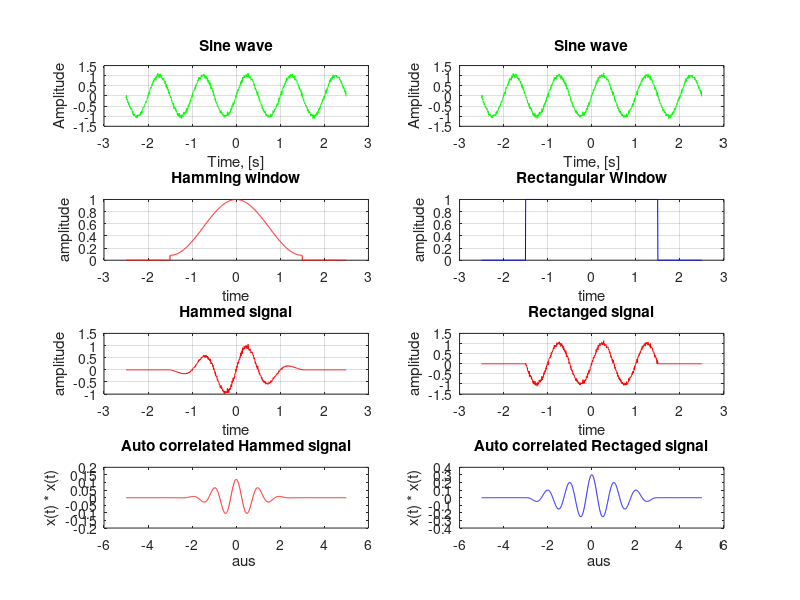
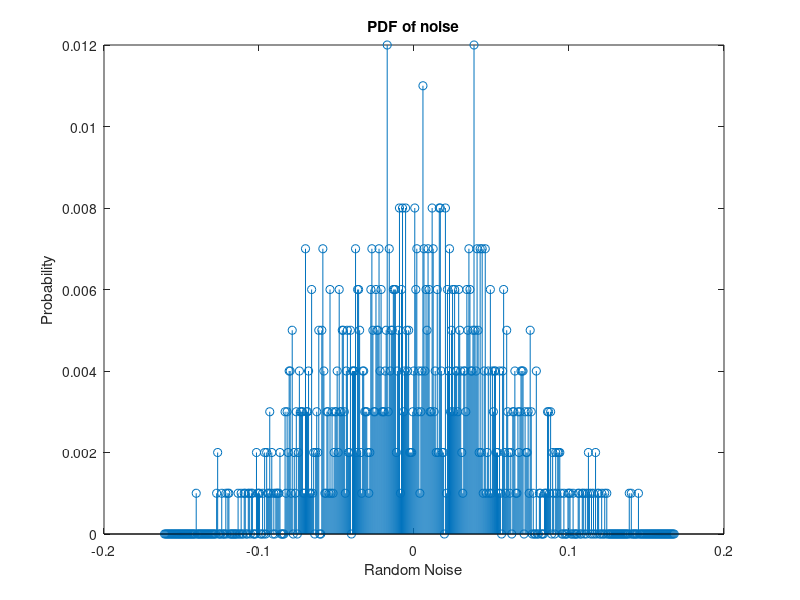

MATLAB code to generate these figures, in order:
clear all;
clc;
close all;
% ------------------------------------------
% STEP 1: Generating the sine wave with noise 
% ------------------------------------------

f1 = 1;
N = 1000; % Number of Samples
Fs = 200; % Sampling Frequency in Hz % Sampling Time(Ts) = 1/Fs = 1/200 = 0.004 sec
t = ((-N/2):(N/2)-1)/Fs; % Time axis from -2.5 sec to 2.495  sec
y = sin(2*pi*f1*t); % generates the sine wave

noise = 0.05.*(randn(size(y)));

% Adding noise to the signal
y = y + noise;

figure1=figure('Position', [100, 100, 1200, 600]); % to have a bigger plot on

subplot(4,2,1); % to generate a plot for 8 graphs
plot(t, y, 'g');
title("Sine wave");
xlabel("Time, [s]");
ylabel("Amplitude");
grid;

subplot(4,2,2);
plot(t, y, 'g');
title("Sine wave");
xlabel("Time, [s]");
ylabel("Amplitude");
grid;

% ------------------------------
% STEP 2: Generating the windows
% ------------------------------

% IMPORTANT!!
% In this case we are taking window length smaller than signal length, 
% This is to display the edges of the rectangular window and the hamming window.
% You should always match the length of the windows
% an = a + (n-1)*d
% zero padding , window length, zero padding
% [zeros(1, 200) hamming(601)'  zeros(1, 199)]  [-2.5 to -1.505, -1.5 to 1.5, 1.505 to 2.495] 
% we can simplify the length by:
% or zeros(1, 200) hamming(600)'  zeros(1, 200) [-2.5 to -1.505, -1.5 to 1.495, 1.5 to 2.495] 
% rectwin(windowLength*Fs + 1) including = 1.5

% Please note it is not dynamic it has been carefully choosen
% according to the window position
windowLength = 3; % ( 3 seconds ), shown the exampe of 4 seconds in the tutorial!!

rectWindow = [zeros(1, 1*Fs) rectwin(windowLength*Fs)'  zeros(1, 1*Fs)];  % Rectangular Window
hammingWindow = [zeros(1, 1*Fs) hamming(windowLength*Fs)'  zeros(1, 1*Fs)]; % Hamming Window

% Hamming window plot
subplot(4,2,3);
plot(t, hammingWindow, 'r');
title("Hamming window");
xlabel("time");
ylabel("amplitude");
grid;

% Rectangular window plot
subplot(4,2,4);
plot(t, rectWindow, 'b');
title("Rectangular Window");
xlabel("time");
ylabel("amplitude");
grid;

% ------------------------------------------------------------
% STEP 3: Applying the windows on the respective sine wave
% ------------------------------------------------------------


hammedSignal = y.*hammingWindow; % using hamming window on sinosodal signal
subplot(4,2,5);
plot(t, hammedSignal, 'r');
title("Hammed signal");
xlabel("time");
ylabel("amplitude");
grid;


rectSignal = y.*rectWindow; % using rectangular window on sinosodal signal
subplot(4,2,6);
plot(t, rectSignal, 'r');
title("Rectanged signal");
xlabel("time");
ylabel("amplitude");
grid;

% ------------------------------------------------------------
% STEP 4: Finding the autocorrelation of the windowed signal
% ------------------------------------------------------------

% IMPORTANT CONCEPT:
% To normalise the y axis we are passing the 'biased' as one of the
% argument
[correlationOfHammedSignal, hammedLags] = xcorr(hammedSignal, 'biased');
[correlationOfRectSignal, rectLags] = xcorr(rectSignal, 'biased');

% IMPORTANT CONCEPT:
% to normalise the tau we have to multiply by 1/Fs 
tauH = hammedLags*1/Fs;
tausR = rectLags*1/Fs;

% correlated hammed signal plotting
subplot(4,2,7);
plot(tauH, correlationOfHammedSignal, 'r');
title("Auto correlated Hammed signal");
xlabel("\taus");
ylabel("x(t) * x(t)");

% correlated rectanged signal plotting
subplot(4,2,8);
plot(tausR, correlationOfRectSignal, 'b');
title("Auto correlated Rectaged signal");
xlabel("\taus");
ylabel("x(t) * x(t)");

% Calculating the Pdf of noise

% Step 1: Sortig the noise
sortedNoise = sort(noise);
lengthOfSortedNoise = length(sortedNoise);

% Step 2: Finding the maximum and minimum value of noise
maxValueInNoise = max(sortedNoise);
minValueInNoise = min(sortedNoise);

% Step 3: Creating the x-axis
xaxis = linspace(minValueInNoise, maxValueInNoise, length(noise)*0.5);
lenghtOfXAxis = length(xaxis);

% Step 4: Creating pdf array, initializing the values with zero
pdf = zeros(size(xaxis));
% Step 5: Calculating the probability

for i = 1:lenghtOfXAxis - 1
    randomVariableLength = 0;
    for j = 1: lengthOfSortedNoise
        if(sortedNoise(j) > xaxis(i) && sortedNoise(j) < xaxis(i + 1))
            randomVariableLength = randomVariableLength + 1; %incrementing the length of the random variable
        end
    end
    pdf(i) = randomVariableLength/lengthOfSortedNoise; % calculates probability of the random variable
end

pdf(i+1) = length(find(sortedNoise > xaxis(i) & sortedNoise < xaxis(i)))/ lengthOfSortedNoise;
figure2=figure('Position', [100, 100, 1200, 600]); % to have a bigger plot on
stem(xaxis, pdf);
xlim([-0.2 0.2]);
title("PDF of noise");
xlabel("Random Noise");
ylabel("Probability");